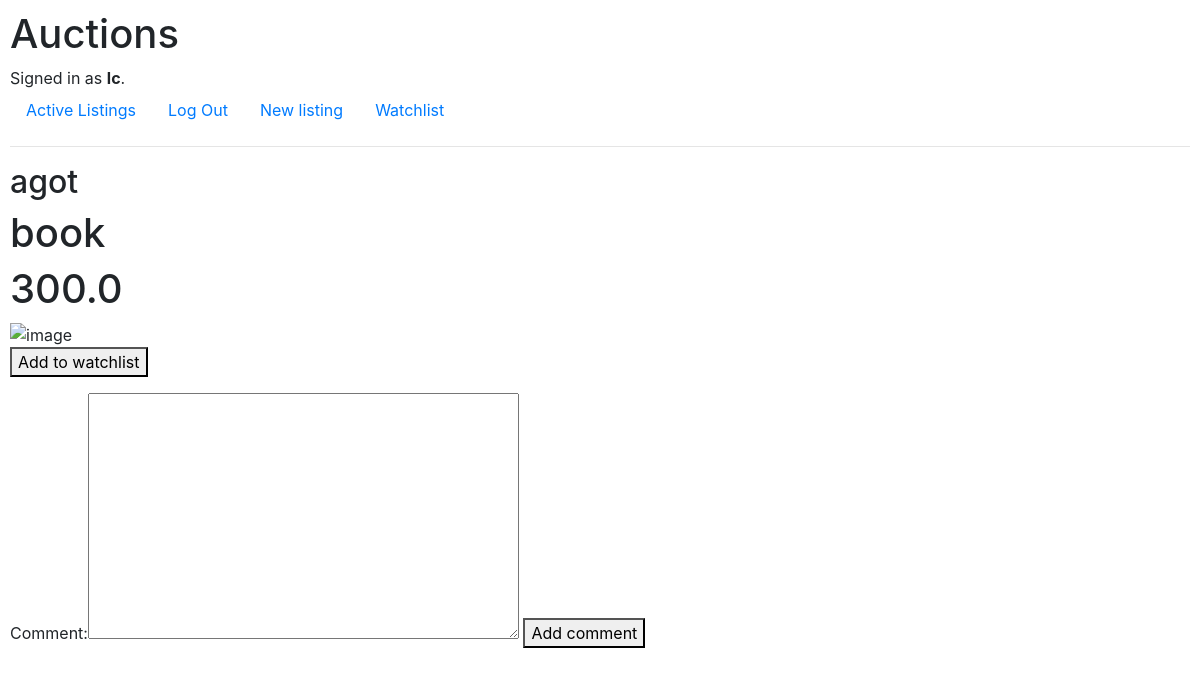
The page /listing/1 (signed in) on the database as committed earlier.
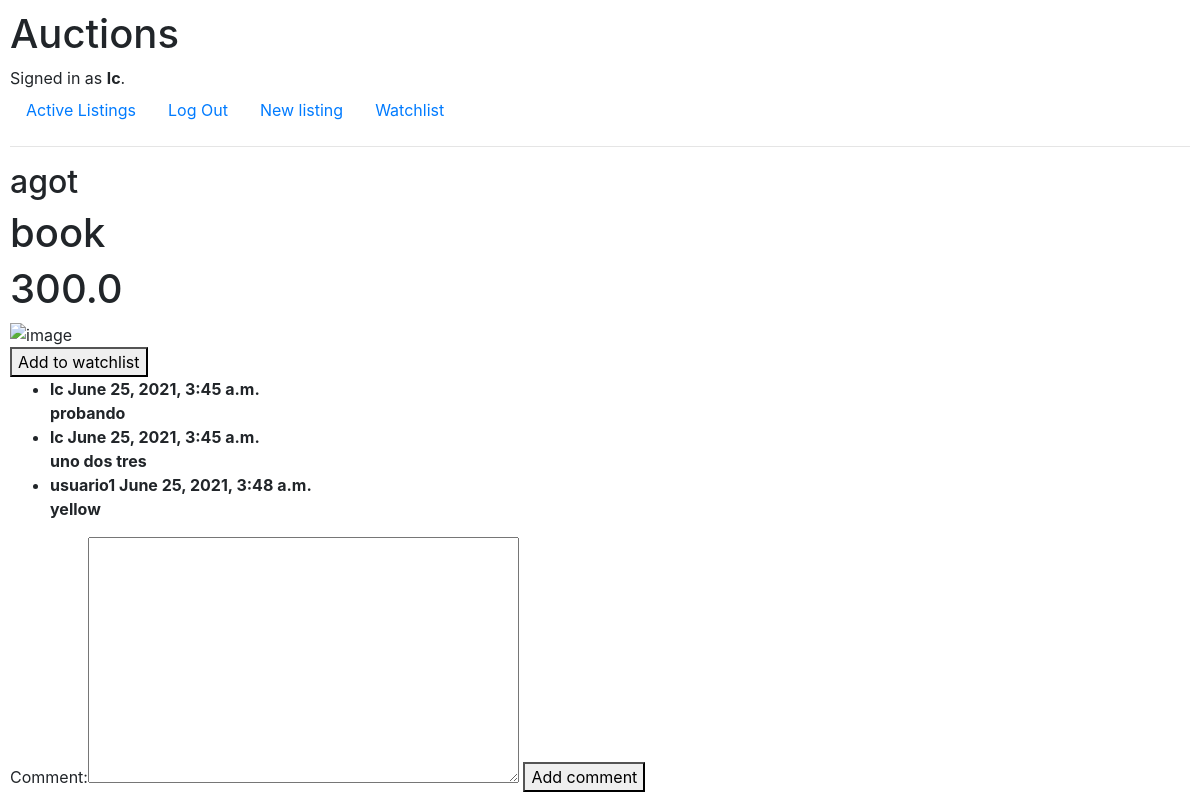
The same page on the database as committed later.
### auctions/models.py (models this page shows, shortened)
class User(AbstractUser):
    pass

class Auction_listing(models.Model):
    title = models.CharField(max_length=20)
    author = models.ForeignKey(User, on_delete=models.CASCADE, related_name="author")
    description = models.CharField(max_length=100)
    starting_bid = models.FloatField()
    current_price = models.FloatField(null=True, blank=True)
    is_active = models.BooleanField(default=True)
    winner = models.ForeignKey(User, on_delete=models.CASCADE, null=True, blank=True, default=None)
    tag = models.CharField(max_length=10, null=True, blank=True, default='')
    image = models.URLField(blank=True, null=True)

class Comment(models.Model):
    author = models.ForeignKey(User, on_delete=models.CASCADE)
    auction_listing = models.ForeignKey(Auction_listing, related_name="comments", on_delete=models.CASCADE)
    body = models.TextField()
    date_added = models.DateTimeField(auto_now_add=True)

### auctions/views.py (the view)
# urls.py: path("listing/<int:pk>", Listing.as_view(), name="listing-detail"),
class Listing(DetailView):
    model = Auction_listing
    template_name = 'auctions/listing.html'
    context_object_name = 'listing'
    def get_context_data(self, **kwargs):
            context = super().get_context_data(**kwargs)
            context['watchlist'] = Watchlist.objects.get_or_create(author=self.request.user)
            context['usuario'] = self.request.user
            context['bid_form'] = BidForm
            context['comment_form'] = CommentForm
            context['current_price'] = Auction_listing.objects.get(pk=self.object.pk).current_price
            """
            bids = Bid.objects.filter(listing_id=self.object.pk)
            if len(bids) == 0:
                context['current_price'] = Auction_listing.objects.get(pk=self.object.pk).starting_bid
            else:
                context['current_price'] = bids.order_by('-amount')[0].amount
            """
            return context

### auctions/templates/auctions/listing.html (shortened to what this page needs)
{% extends "auctions/layout.html" %} {% block body %}
<h2>{{ listing.title }}</h2>
<h1>{{ listing.description }}</h1>
<h1>{{ current_price }}</h1>
<img src="{{ listing.image }}" alt="image" />
{% if listing not in watchlist.0.auction_listing.all %}
<form action="{% url 'add_watchlist' listing.pk %}" method="POST">
  <button class="button add" type="submit">Add to watchlist</button>
</form>
{% else %}
<form action="{% url 'remove_watchlist' listing.pk %}" method="POST">
  {% csrf_token %}
  <button class="button remove" type="submit">Remove from watchlist</button>
</form>
{% endif %}
<ul>
  {% for comment in listing.comments.all %}
    <li>
      <strong>
          {{ comment.author }}
          {{ comment.date_added }}
      <br>
        {{ comment.body }}
      </strong>
    </li>
  {% endfor %}
</ul>
<form action="{% url 'comment' listing.pk %}" method="POST">
  {{ comment_form }}
  <button class="button remove" type="submit">Add comment</button>
</form>
{% endblock %}

### auctions/templates/auctions/layout.html (shortened to what this page needs)
{% load static %}
<!DOCTYPE html>
<html lang="en">
    <head>
        <link rel="stylesheet" href="https://stackpath.bootstrapcdn.com/bootstrap/4.4.1/css/bootstrap.min.css">
        <link href="{% static 'auctions/styles.css' %}" rel="stylesheet">
    </head>
    <body>
        <h1>Auctions</h1>
        <div>
            {% if user.is_authenticated %}
                Signed in as <strong>{{ user.username }}</strong>.
            {% else %}
                Not signed in.
            {% endif %}
        </div>
        <ul class="nav">
            <li class="nav-item">
                <a class="nav-link" href="{% url 'index' %}">Active Listings</a>
            </li>
            {% if user.is_authenticated %}
                <li class="nav-item">
                    <a class="nav-link" href="{% url 'logout' %}">Log Out</a>
                </li>
                <li class="nav-item">
                    <a class="nav-link" href="{% url 'new_listing' %}">New listing</a>
                </li>
                <li class="nav-item">
                    <a class="nav-link" href="{% url 'watchlist' pk=user.id %}">Watchlist</a>
                </li>
            {% endif %}
        </ul>
        <hr>
        {% block body %}
        {% endblock %}
    </body>
</html>

### auctions/static/auctions/styles.css (style rules this page uses)
body { padding: 10px; }

Rows that differ between the two databases and show on the page:
added Comment: author "lc", date_added "June 25, 2021, 3:45 a.m.", body "probando"
added Comment: author "lc", date_added "June 25, 2021, 3:45 a.m.", body "uno dos tres"
added Comment: author "usuario1", date_added "June 25, 2021, 3:48 a.m.", body "yellow"
